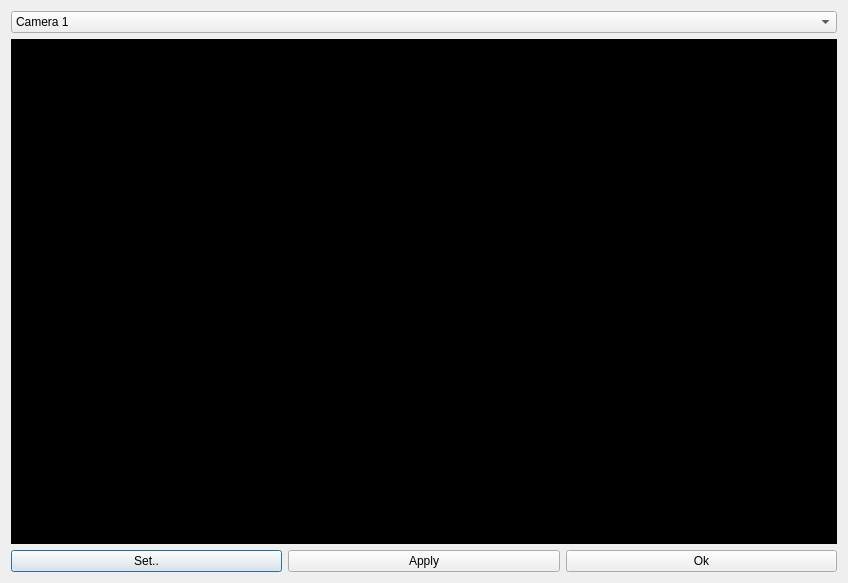
<?xml version="1.0" encoding="UTF-8"?>
<ui version="4.0">
 <class>FieldSelectionDialog</class>
 <widget class="QDialog" name="FieldSelectionDialog">
  <property name="geometry">
   <rect>
    <x>0</x>
    <y>0</y>
    <width>848</width>
    <height>583</height>
   </rect>
  </property>
  <property name="windowTitle">
   <string>Dialog</string>
  </property>
  <layout class="QVBoxLayout" name="verticalLayout_3">
   <item>
    <layout class="QVBoxLayout" name="verticalLayout_2">
     <item>
      <widget class="QComboBox" name="comboBox">
       <item>
        <property name="text">
         <string>Camera 1</string>
        </property>
       </item>
       <item>
        <property name="text">
         <string>Camera 2</string>
        </property>
       </item>
       <item>
        <property name="text">
         <string>Camera 3</string>
        </property>
       </item>
      </widget>
     </item>
     <item>
      <layout class="QVBoxLayout" name="verticalLayout">
       <item>
        <widget class="QLabel" name="label">
         <property name="sizePolicy">
          <sizepolicy hsizetype="Preferred" vsizetype="Expanding">
           <horstretch>0</horstretch>
           <verstretch>0</verstretch>
          </sizepolicy>
         </property>
         <property name="minimumSize">
          <size>
           <width>320</width>
           <height>240</height>
          </size>
         </property>
         <property name="styleSheet">
          <string notr="true">Background-color: #000;</string>
         </property>
         <property name="text">
          <string/>
         </property>
         <property name="scaledContents">
          <bool>false</bool>
         </property>
        </widget>
       </item>
       <item>
        <layout class="QHBoxLayout" name="horizontalLayout">
         <item>
          <widget class="QPushButton" name="pushButton">
           <property name="sizePolicy">
            <sizepolicy hsizetype="Minimum" vsizetype="Fixed">
             <horstretch>0</horstretch>
             <verstretch>0</verstretch>
            </sizepolicy>
           </property>
           <property name="text">
            <string>Set..</string>
           </property>
          </widget>
         </item>
         <item>
          <widget class="QPushButton" name="pushButton_2">
           <property name="sizePolicy">
            <sizepolicy hsizetype="Minimum" vsizetype="Fixed">
             <horstretch>0</horstretch>
             <verstretch>0</verstretch>
            </sizepolicy>
           </property>
           <property name="text">
            <string>Apply</string>
           </property>
          </widget>
         </item>
         <item>
          <widget class="QPushButton" name="pushButton_3">
           <property name="sizePolicy">
            <sizepolicy hsizetype="Minimum" vsizetype="Fixed">
             <horstretch>0</horstretch>
             <verstretch>0</verstretch>
            </sizepolicy>
           </property>
           <property name="text">
            <string>Ok</string>
           </property>
          </widget>
         </item>
        </layout>
       </item>
      </layout>
     </item>
    </layout>
   </item>
  </layout>
 </widget>
 <resources/>
 <connections/>
</ui>
